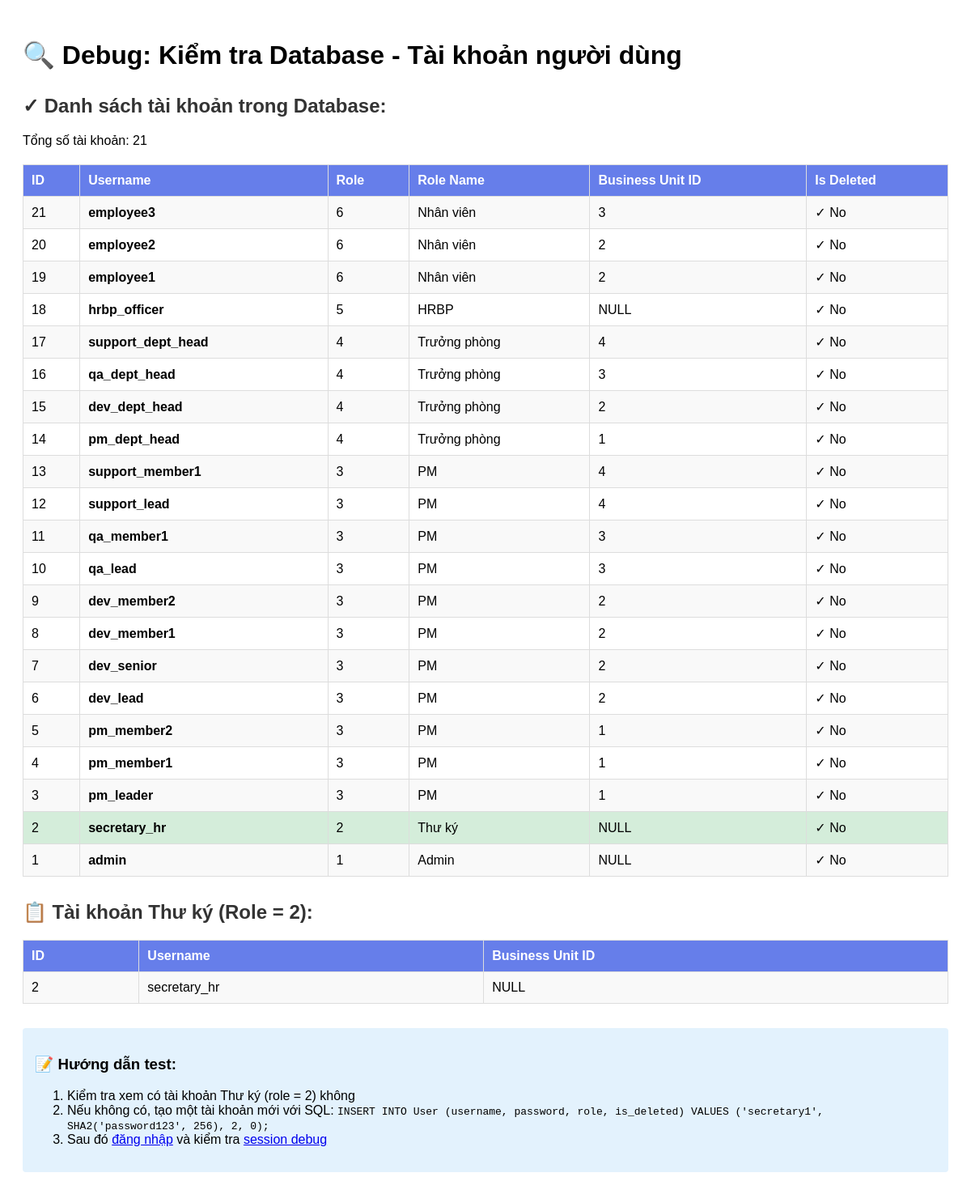
Page /kpi-web/test-database-accounts.php on the committed database.
### tables this page shows
CREATE TABLE User (
    id INT AUTO_INCREMENT PRIMARY KEY,
    business_unit_id INT,
    username VARCHAR(100) NOT NULL,
    password VARCHAR(255) NOT NULL COMMENT 'Mật khẩu lưu dạng Hash (Bcrypt)',
    role TINYINT NOT NULL COMMENT '1: Admin, 2: Thư ký, 3: PM, 4: Trưởng phòng, 5: HRBP, 6: Nhân viên',
    is_deleted BOOLEAN DEFAULT FALSE,
    FOREIGN KEY (business_unit_id) REFERENCES business_unit(id) ON DELETE SET NULL
);

### kpi-web/test-database-accounts.php (the view, shortened to what this page needs)
<?php
$host = $_ENV['DB_HOST'] ?? 'localhost';
$db = $_ENV['DB_NAME'] ?? 'kpi_system';
$user = $_ENV['DB_USER'] ?? 'root';
$pass = $_ENV['DB_PASS'] ?? '';
try {
    $pdo = new PDO("mysql:host=$host;dbname=$db;charset=utf8mb4", $user, $pass);
    $pdo->setAttribute(PDO::ATTR_ERRMODE, PDO::ERRMODE_EXCEPTION);
} catch (PDOException $e) {
    die("❌ Kết nối Database thất bại: " . $e->getMessage());
}
?>
<!DOCTYPE html>
<html>
<head>
</head>
<body>
    <h1>🔍 Debug: Kiểm tra Database - Tài khoản người dùng</h1>
    <?php
    try {
        $query = "SELECT id, username, role, is_deleted, business_unit_id FROM User ORDER BY id DESC";
        $stmt = $pdo->query($query);
        $users = $stmt->fetchAll(PDO::FETCH_ASSOC);
        $roleNames = [
            1 => 'Admin',
            2 => 'Thư ký',
            3 => 'PM',
            4 => 'Trưởng phòng',
            5 => 'HRBP',
            6 => 'Nhân viên'
        ];
        echo "<h2>✓ Danh sách tài khoản trong Database:</h2>";
        echo "<p>Tổng số tài khoản: " . count($users) . "</p>";
        echo "<table>";
        echo "<tr>";
        echo "<th>ID</th>";
        echo "<th>Username</th>";
        echo "<th>Role</th>";
        echo "<th>Role Name</th>";
        echo "<th>Business Unit ID</th>";
        echo "<th>Is Deleted</th>";
        echo "</tr>";
        foreach ($users as $u) {
            $rowClass = ($u['is_deleted'] == 1) ? 'error' : '';
            if ($u['role'] == 2) {
                $rowClass = 'success';
            }
            echo "<tr class='$rowClass'>";
            echo "<td>" . $u['id'] . "</td>";
            echo "<td><strong>" . htmlspecialchars($u['username']) . "</strong></td>";
            echo "<td>" . $u['role'] . "</td>";
            echo "<td>" . ($roleNames[$u['role']] ?? 'Unknown') . "</td>";
            echo "<td>" . ($u['business_unit_id'] ?? 'NULL') . "</td>";
            echo "<td>" . ($u['is_deleted'] ? '❌ Yes' : '✓ No') . "</td>";
            echo "</tr>";
        }
        echo "</table>";
        echo "<h2>📋 Tài khoản Thư ký (Role = 2):</h2>";
        $secretaryQuery = "SELECT id, username, business_unit_id FROM User WHERE role = 2 AND is_deleted = 0";
        $stmt = $pdo->query($secretaryQuery);
        $secretaries = $stmt->fetchAll(PDO::FETCH_ASSOC);
        if (empty($secretaries)) {
            echo "<div style='background: #fff3cd; padding: 15px; border-radius: 4px;'>";
            echo "⚠️ <strong>Không có tài khoản Thư ký nào!</strong>";
            echo "<p>Hãy tạo tài khoản với role = 2 để kiểm tra</p>";
            echo "</div>";
        } else {
            echo "<table>";
            echo "<tr>";
            echo "<th>ID</th>";
            echo "<th>Username</th>";
            echo "<th>Business Unit ID</th>";
            echo "</tr>";
            foreach ($secretaries as $sec) {
                echo "<tr>";
                echo "<td>" . $sec['id'] . "</td>";
                echo "<td>" . htmlspecialchars($sec['username']) . "</td>";
                echo "<td>" . ($sec['business_unit_id'] ?? 'NULL') . "</td>";
                echo "</tr>";
            }
            echo "</table>";
        }
    } catch (Exception $e) {
        echo "<div style='background: #f8d7da; padding: 15px; border-radius: 4px;'>";
        echo "❌ Lỗi: " . $e->getMessage();
        echo "</div>";
    }
    ?>
    <div style="margin-top: 30px; background: #e3f2fd; padding: 15px; border-radius: 4px;">
        <h3>📝 Hướng dẫn test:</h3>
        <ol>
            <li>Kiểm tra xem có tài khoản Thư ký (role = 2) không</li>
            <li>Nếu không có, tạo một tài khoản mới với SQL: <code>INSERT INTO User (username, password, role, is_deleted) VALUES ('secretary1', SHA2('password123', 256), 2, 0);</code></li>
            <li>Sau đó <a href="/KPI/KPI/kpi-web/login">đăng nhập</a> và kiểm tra <a href="/KPI/KPI/kpi-web/test-login-debug.php">session debug</a></li>
        </ol>
    </div>
</body>
</html>

### kpi-web/test-database-accounts.php (style rules this page uses)
body { font-family: Arial; padding: 20px; }
table { border-collapse: collapse; width: 100%; margin: 20px 0; }
th, td { border: 1px solid #ddd; padding: 10px; text-align: left; }
th { background: #667eea; color: white; }
tr:nth-child(even) { background: #f9f9f9; }
.success { background: #d4edda; }
h2 { color: #333; margin-top: 30px; }

### rows in the picture
user: id "21", username "employee3", role "6", role "Nhân viên", business_unit "3", is_deleted "✓ No"
user: id "20", username "employee2", role "6", role "Nhân viên", business_unit "2", is_deleted "✓ No"
user: id "19", username "employee1", role "6", role "Nhân viên", business_unit "2", is_deleted "✓ No"
user: id "18", username "hrbp_officer", role "5", role "HRBP", business_unit "NULL", is_deleted "✓ No"
user: id "17", username "support_dept_head", role "4", role "Trưởng phòng", business_unit "4", is_deleted "✓ No"
user: id "16", username "qa_dept_head", role "4", role "Trưởng phòng", business_unit "3", is_deleted "✓ No"
user: id "15", username "dev_dept_head", role "4", role "Trưởng phòng", business_unit "2", is_deleted "✓ No"
user: id "14", username "pm_dept_head", role "4", role "Trưởng phòng", business_unit "1", is_deleted "✓ No"
user: id "13", username "support_member1", role "3", role "PM", business_unit "4", is_deleted "✓ No"
user: id "12", username "support_lead", role "3", role "PM", business_unit "4", is_deleted "✓ No"
user: id "11", username "qa_member1", role "3", role "PM", business_unit "3", is_deleted "✓ No"
user: id "10", username "qa_lead", role "3", role "PM", business_unit "3", is_deleted "✓ No"
user: id "9", username "dev_member2", role "3", role "PM", business_unit "2", is_deleted "✓ No"
user: id "8", username "dev_member1", role "3", role "PM", business_unit "2", is_deleted "✓ No"
user: id "7", username "dev_senior", role "3", role "PM", business_unit "2", is_deleted "✓ No"
user: id "6", username "dev_lead", role "3", role "PM", business_unit "2", is_deleted "✓ No"
user: id "5", username "pm_member2", role "3", role "PM", business_unit "1", is_deleted "✓ No"
user: id "4", username "pm_member1", role "3", role "PM", business_unit "1", is_deleted "✓ No"
user: id "3", username "pm_leader", role "3", role "PM", business_unit "1", is_deleted "✓ No"
user: id "2", username "secretary_hr", role "2", role "Thư ký", business_unit "NULL", is_deleted "✓ No"
user: id "1", username "admin", role "1", role "Admin", business_unit "NULL", is_deleted "✓ No"

### other values in the picture
count($users) "21"
